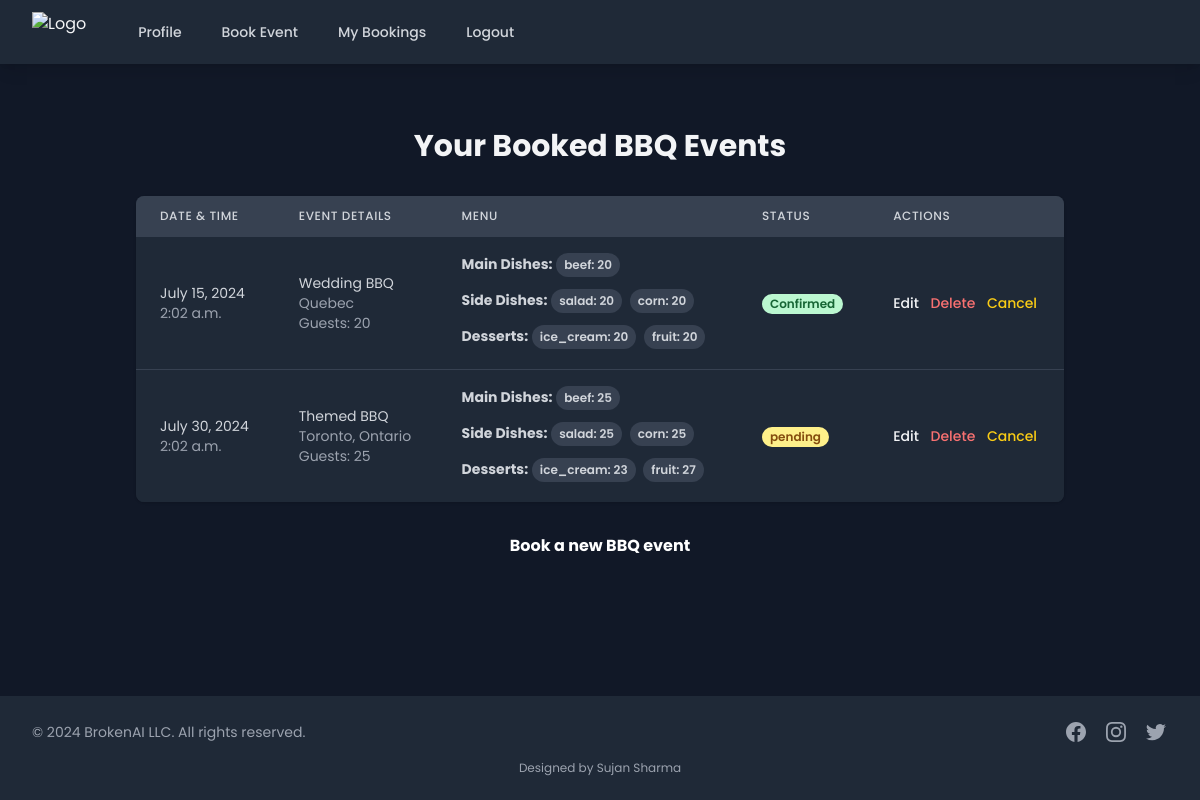
Before: /my-bookings/ (signed in) with the older database file.
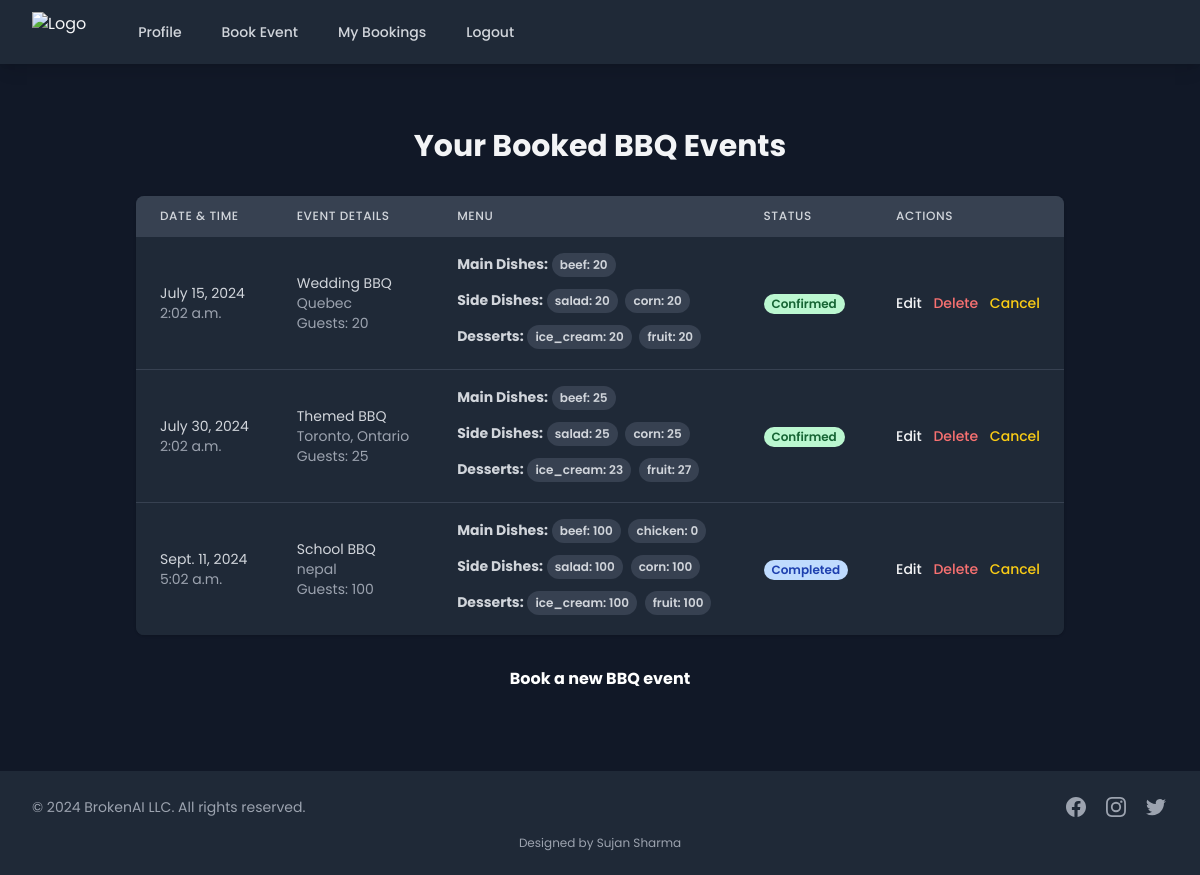
After: the same page with the newer database file.
### accounts/models.py (models this page shows, shortened)
class BBQBooking(models.Model):
    user = models.ForeignKey(settings.AUTH_USER_MODEL, on_delete=models.CASCADE, related_name='bbq_bookings')
    status = models.IntegerField(default=0)  # 0: Pending, 1: Confirmed, 2: Cancelled, 3: Completed
    date = models.DateField()
    time = models.TimeField()
    location = models.CharField(max_length=255)
    guests = models.IntegerField()
    EVENT_TYPES = [
        ('private', 'Private BBQ'),
        ('company', 'Company BBQ'),
        ('wedding', 'Wedding BBQ'),
        ('school', 'School BBQ'),
        ('themed', 'Themed BBQ'),
        ('breakfast', 'Breakfast Catering'),
        ('holiday', 'Holiday Catering'),
    ]
    event_type = models.CharField(max_length=20, choices=EVENT_TYPES, default='private')
    MAIN_DISHES = [
        ('beef', 'Beef'),
        ('chicken', 'Chicken'),
        ('pork', 'Pork'),
        ('fish', 'Fish'),
    ]
    main_dishes = models.JSONField()  # Store as {"beef": 10, "chicken": 5, ...}
    SIDE_DISHES = [
        ('salad', 'Salad'),
        ('corn', 'Corn'),
        ('potatoes', 'Potatoes'),
        ('beans', 'Beans'),
        ('coleslaw', 'Coleslaw'),
    ]
    side_dishes = models.JSONField()  # Store as {"salad": 15, "corn": 10, ...}
    DESSERTS = [
        ('ice_cream', 'Ice Cream'),
        ('fruit', 'Fruit'),
    ]
    desserts = models.JSONField()  # Store as {"ice_cream": 20, "fruit": 10}
    drinks = models.IntegerField()  # Total number of drinks (same as guests)

### accounts/views.py (the view)
# urls.py: path('my-bookings/', views.view_booked_events, name='view_booked_events'),
@login_required
def view_booked_events(request):
    bookings = BBQBooking.objects.filter(user=request.user).order_by('date', 'time')
    return render(request, 'booked_events.html', {'bookings': bookings})

### accounts/templates/booked_events.html (shortened to what the changed rows need)
{% extends 'base.html' %}
{% block content %}
<div class="container mx-auto px-4 py-8 max-w-6xl">
    <h2 class="text-3xl font-bold mb-8 text-center text-primary-400">Your Booked BBQ Events</h2>
    {% if bookings %}
    <div class="overflow-x-auto bg-gray-800 rounded-lg shadow">
        <table class="min-w-full divide-y divide-gray-700">
            <thead class="bg-gray-700">
                <tr>
                    <th scope="col"
                        class="px-6 py-3 text-left text-xs font-medium text-gray-300 uppercase tracking-wider">Date &
                        Time</th>
                    <th scope="col"
                        class="px-6 py-3 text-left text-xs font-medium text-gray-300 uppercase tracking-wider">Event
                        Details</th>
                    <th scope="col"
                        class="px-6 py-3 text-left text-xs font-medium text-gray-300 uppercase tracking-wider">Menu</th>
                    <th scope="col"
                        class="px-6 py-3 text-left text-xs font-medium text-gray-300 uppercase tracking-wider">Status
                    </th>
                    <th scope="col"
                        class="px-6 py-3 text-left text-xs font-medium text-gray-300 uppercase tracking-wider">Actions
                    </th>
                </tr>
            </thead>
            <tbody class="bg-gray-800 divide-y divide-gray-700">
                {% for booking in bookings %}
                <tr>
                    <td class="px-6 py-4 whitespace-nowrap">
                        <div class="text-sm text-gray-300">{{ booking.date }}</div>
                        <div class="text-sm text-gray-400">{{ booking.time }}</div>
                    </td>
                    <td class="px-6 py-4 whitespace-nowrap">
                        <div class="text-sm text-gray-300">{{ booking.get_event_type_display }}</div>
                        <div class="text-sm text-gray-400">{{ booking.location }}</div>
                        <div class="text-sm text-gray-400">Guests: {{ booking.guests }}</div>
                    </td>
                    <td class="px-6 py-4">
                        <div class="text-sm text-gray-300">
                            <strong class="text-primary-400">Main Dishes:</strong>
                            {% for dish, count in booking.main_dishes.items %}
                            <span
                                class="inline-block bg-gray-700 rounded-full px-2 py-1 text-xs font-semibold text-gray-300 mr-1 mb-1">
                                {{dish }}: {{ count }}</span>
                            {% endfor %}
                        </div>
                        <div class="text-sm text-gray-300 mt-2">
                            <strong class="text-primary-400">Side Dishes:</strong>
                            {% for dish, count in booking.side_dishes.items %}
                            <span
                                class="inline-block bg-gray-700 rounded-full px-2 py-1 text-xs font-semibold text-gray-300 mr-1 mb-1">
                                {{dish }}: {{ count }}</span>
                            {% endfor %}
                        </div>
                        <div class="text-sm text-gray-300 mt-2">
                            <strong class="text-primary-400">Desserts:</strong>
                            {% for dish, count in booking.desserts.items %}
                            <span
                                class="inline-block bg-gray-700 rounded-full px-2 py-1 text-xs font-semibold text-gray-300 mr-1 mb-1">
                                {{dish }}: {{ count }}</span>
                            {% endfor %}
                        </div>
                    </td>
                    <td class="px-6 py-4 whitespace-nowrap">
                        <span class="px-2 inline-flex text-xs leading-5 font-semibold rounded-full
                            {% if booking.status == 0 %} bg-yellow-200 text-yellow-800
                            {% elif booking.status == 1 %}bg-green-200 text-green-800
                            {% elif booking.status == 2 %}bg-red-200 text-red-800
                            {% else %} bg-blue-200 text-blue-800 {% endif %}">
                            {%if booking.status == 0 %}
                            pending
                            {%elif booking.status == 1 %}
                           Confirmed
                            {%elif booking.status == 2 %}
                            Cancelled
                            {%else%}
                            Completed
                            {%endif%}
                        </span>
                    </td>
                    <td class="px-6 py-4 whitespace-nowrap text-sm font-medium">
                        <a href="{% url 'edit_booking' booking.id %}"
                            class="text-primary-400 hover:text-primary-300 mr-2">Edit</a>
                        <form action="{% url 'delete_booking' booking.id %}" method="post" class="inline">
                            <button type="submit" class="text-red-400 hover:text-red-300 mr-2"
                                onclick="return confirm('Are you sure you want to delete this booking?');">Delete</button>
                        </form>
                        <form action="{% url 'cancel_booking' booking.id %}" method="post" class="inline">
                            <button type="submit" class="text-yellow-400 hover:text-yellow-300"
                                onclick="return confirm('Are you sure you want to cancel this booking?');">Cancel</button>
                        </form>
                    </td>
                </tr>
                {% endfor %}
            </tbody>
        </table>
    </div>
    {% else %}
    <p class="text-center text-gray-400 mt-8">You haven't booked any BBQ events yet.</p>
    {% endif %}
</div>
{% endblock %}

Changed rows visible on the page:
changed BBQBooking "July 30, 2024": status "pending" → "Confirmed"
added BBQBooking: date "Sept. 11, 2024", time "5:02 a.m.", event_type "School BBQ", location "nepal", guests "100", main_dishes "beef" "chicken", main_dishes "100" "0", side_dishes "salad" "corn", side_dishes "100" "100", desserts "ice_cream" "fruit", desserts "100" "100", status "Completed"
